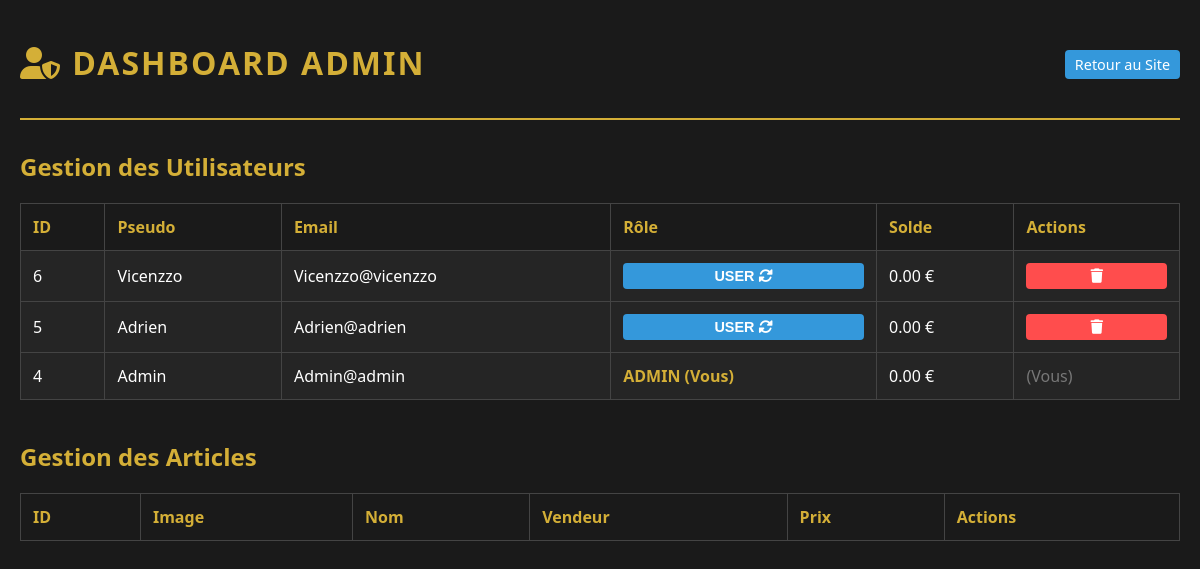
/admin/index.php (signed in), run on an earlier commit of the app's database.
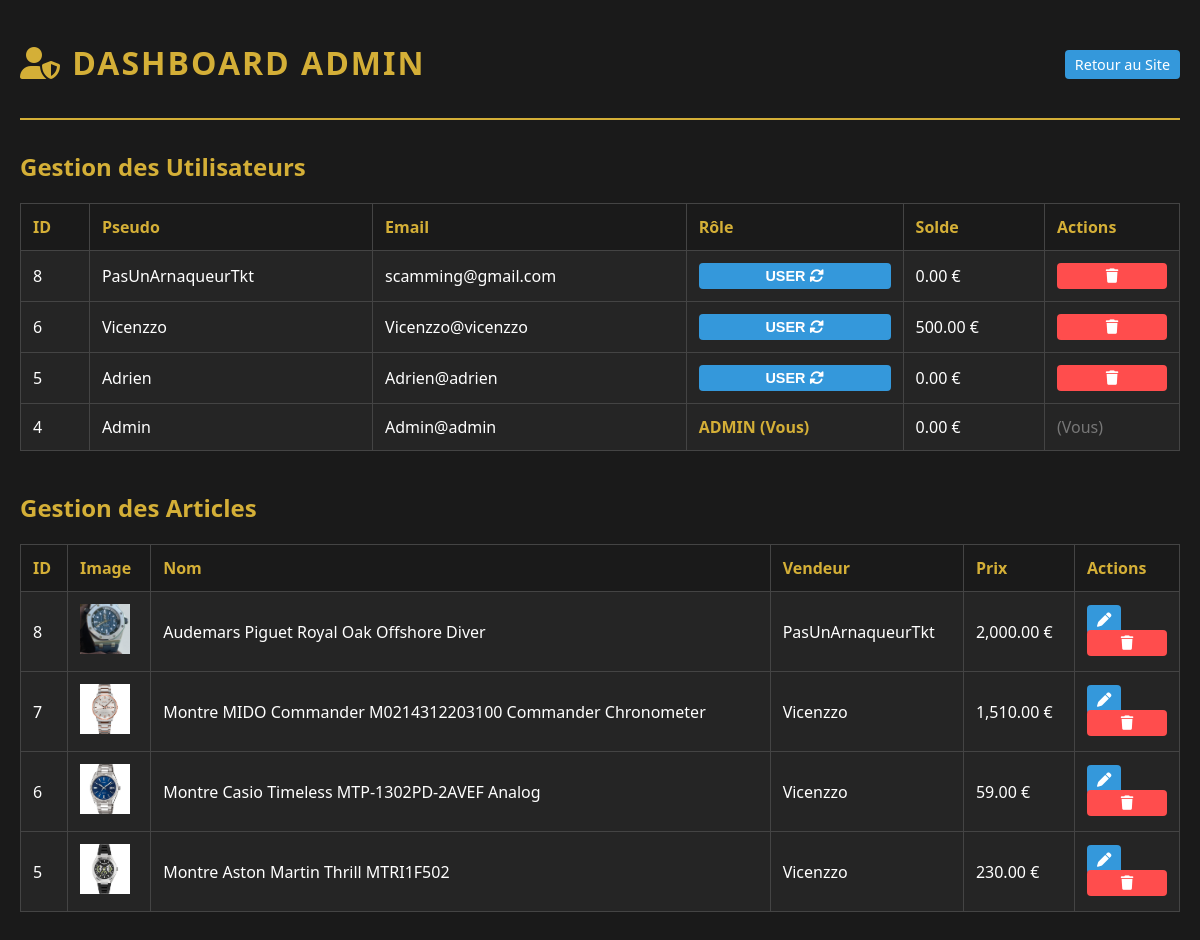
And on a later commit of the database.
### tables this page shows
CREATE TABLE `users` (
  `id` int(11) NOT NULL,
  `username` varchar(50) NOT NULL,
  `password` varchar(255) NOT NULL,
  `email` varchar(100) NOT NULL,
  `solde` float DEFAULT 0,
  `photo` varchar(255) DEFAULT NULL,
  `role` enum('ADMIN','USER') DEFAULT 'USER'
);

CREATE TABLE `articles` (
  `id` int(11) NOT NULL,
  `nom` varchar(100) NOT NULL,
  `description` text NOT NULL,
  `prix` float NOT NULL,
  `image` varchar(255) DEFAULT NULL,
  `date_publication` datetime DEFAULT current_timestamp(),
  `auteur_id` int(11) NOT NULL
);

### admin/index.php (the view, shortened to what this page needs)
<?php
include '../includes/db.php';
$users = $mysqli->query("SELECT * FROM users ORDER BY id DESC");
$articles = $mysqli->query("SELECT articles.*, users.username FROM articles LEFT JOIN users ON articles.auteur_id = users.id ORDER BY articles.id DESC");
?>
<!DOCTYPE html>
<html lang="fr">
<head>
    <link rel="stylesheet" href="../assets/css/style.css">
    <link rel="stylesheet" href="https://cdnjs.cloudflare.com/ajax/libs/font-awesome/6.0.0/css/all.min.css">
</head>
<body>
    <div class="admin-container">
        <header class="admin-header">
            <h1><i class="fa-solid fa-user-shield"></i> Dashboard Admin</h1>
            <a href="../index.php" class="action-btn btn-blue">Retour au Site</a>
        </header>
        <section>
            <h2>Gestion des Utilisateurs</h2>
            <table class="data-table">
                <thead>
                    <tr>
                        <th>ID</th>
                        <th>Pseudo</th>
                        <th>Email</th>
                        <th>Rôle</th>
                        <th>Solde</th>
                        <th>Actions</th>
                    </tr>
                </thead>
                <tbody>
                    <?php while($u = $users->fetch_assoc()): ?>
                    <tr>
                        <td><?php echo $u['id']; ?></td>
                        <td>
                            <?php echo htmlspecialchars($u['username']); ?>
                        </td>
                        <td><?php echo htmlspecialchars($u['email']); ?></td>
                        <td>
                            <?php if($u['id'] != $_SESSION['user_id']): ?>
                                <form action="index.php" method="POST" style="display:inline;">
                                    <button type="submit" name="toggle_role" class="action-btn <?php echo $u['role'] == 'ADMIN' ? 'btn-green' : 'btn-blue'; ?>" title="Changer le rôle">
                                        <?php echo $u['role']; ?> <i class="fa-solid fa-rotate"></i>
                                    </button>
                                </form>
                            <?php else: ?>
                                <span style="font-weight:bold; color: var(--gold);">ADMIN (Vous)</span>
                            <?php endif; ?>
                        </td>
                        <td><?php echo number_format($u['solde'], 2); ?> €</td>
                        <td>
                            <?php if($u['id'] != $_SESSION['user_id']): ?>
                                <form action="index.php" method="POST" onsubmit="return confirm('Supprimer cet utilisateur ?');" style="display:inline;">
                                    <button type="submit" name="delete_user" class="action-btn btn-red"><i class="fa-solid fa-trash"></i></button>
                                </form>
                            <?php else: ?>
                                <span style="color:#777;">(Vous)</span>
                            <?php endif; ?>
                        </td>
                    </tr>
                    <?php endwhile; ?>
                </tbody>
            </table>
        </section>
        <section>
            <h2>Gestion des Articles</h2>
            <table class="data-table">
                <thead>
                    <tr>
                        <th>ID</th>
                        <th>Image</th>
                        <th>Nom</th>
                        <th>Vendeur</th>
                        <th>Prix</th>
                        <th>Actions</th>
                    </tr>
                </thead>
                <tbody>
                    <?php while($art = $articles->fetch_assoc()): ?>
                    <tr>
                        <td><?php echo $art['id']; ?></td>
                        <td>
                            <?php if($art['image']): ?>
                                <img src="../uploads/<?php echo $art['image']; ?>" style="width:50px; height:50px; object-fit:cover;">
                            <?php endif; ?>
                        </td>
                        <td><?php echo htmlspecialchars($art['nom']); ?></td>
                        <td><?php echo htmlspecialchars($art['username']); ?></td>
                        <td><?php echo number_format($art['prix'], 2); ?> €</td>
                        <td>
                            <a href="../edit.php?id=<?php echo $art['id']; ?>" class="action-btn btn-blue"><i class="fa-solid fa-pen"></i></a>
                            <form action="index.php" method="POST" onsubmit="return confirm('Supprimer cet article ?');" style="display:inline;">
                                <button type="submit" name="delete_article" class="action-btn btn-red"><i class="fa-solid fa-trash"></i></button>
                            </form>
                        </td>
                    </tr>
                    <?php endwhile; ?>
                </tbody>
            </table>
        </section>
    </div>
</body>
</html>

What changed in the data, as far as the page shows it:
added users: id "8", username "PasUnArnaqueurTkt", email "scamming@gmail.com", role "USER", solde "0.00"
changed users "Vicenzzo": solde "0.00" → "500.00"
added articles: id "8", image (picture), nom "Audemars Piguet Royal Oak Offshore Diver", auteur.username "PasUnArnaqueurTkt", prix "2,000.00"
added articles: id "7", image (picture), nom "Montre MIDO Commander M0214312203100 Commander Chronometer", auteur.username "Vicenzzo", prix "1,510.00"
added articles: id "6", image (picture), nom "Montre Casio Timeless MTP-1302PD-2AVEF Analog", auteur.username "Vicenzzo", prix "59.00"
added articles: id "5", image (picture), nom "Montre Aston Martin Thrill MTRI1F502", auteur.username "Vicenzzo", prix "230.00"
